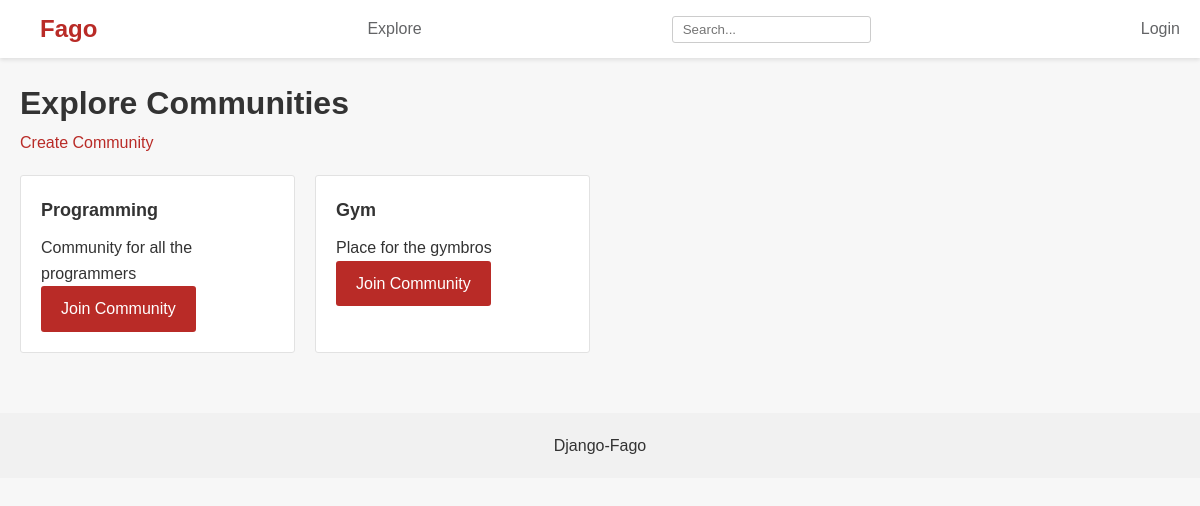
The page /c/explore/ on the database its author committed.
### communities/models.py (models this page shows, shortened)
class Community(models.Model):
    name = models.CharField(max_length=100, unique=True)
    description = models.TextField()
    owner = models.ForeignKey(User, on_delete=models.SET_NULL, null=True)
    members = models.ManyToManyField(User, related_name='communities')

### communities/views.py (the view)
# urls.py: path('explore/', views.explore, name='explore-communities'),
def explore(request):
    communities = Community.objects.all()
    context = {
        'communities': communities
    }
    return render(request, 'communities/explore.html', context=context)

### communities/templates/communities/explore.html (shortened to what this page needs)
{% extends 'posts/base.html' %}
{% block content %}
<main class="container">
    <h1>Explore Communities</h1><a href="{% url 'create-community' %}" class="hi">Create Community</a>
    <div class="communities">
        {% for community in communities %}
        <div class="community-card">
            <h2>{{ community.name }}</h2>
            <p>{{ community.description }}</p>
                {% if community in user.communities.all %}
                <a href="{% url 'community' community.name %}" class="btn">View</a>
                {% else %}
                <a href="{% url 'join-community' community.name %}" class="btn">Join Community</a>
                {% endif %}
        </div>
        {% endfor %}
    </div>
</main>
{% endblock %}

### static/css/style.css (style rules this page uses)
* { margin: 0; padding: 0; box-sizing: border-box; }
body { font-family: Arial, sans-serif; line-height: 1.6; color: #333; background-color: #f7f7f7; }
.container { max-width: 1200px; margin: 0 auto; padding: 20px; }
.communities { display: grid; grid-template-columns: repeat(auto-fill, minmax(250px, 1fr)); gap: 20px; margin-top: 20px; }
.community-card { background-color: #fff; border: 1px solid #e2e2e2; border-radius: 3px; padding: 20px; }
.community-card h2 { font-size: 18px; margin-bottom: 10px; }
.btn { display: inline-block; background-color: #b92b27; color: #fff; padding: 10px 20px; border: none; border-radius: 3px; cursor: pointer; text-decoration: none; }
.hi { text-decoration: none; color: #b92b27; }

### rows shown on the page
Community: name "Programming", description "Community for all the programmers"
Community: name "Gym", description "Place for the gymbros"
